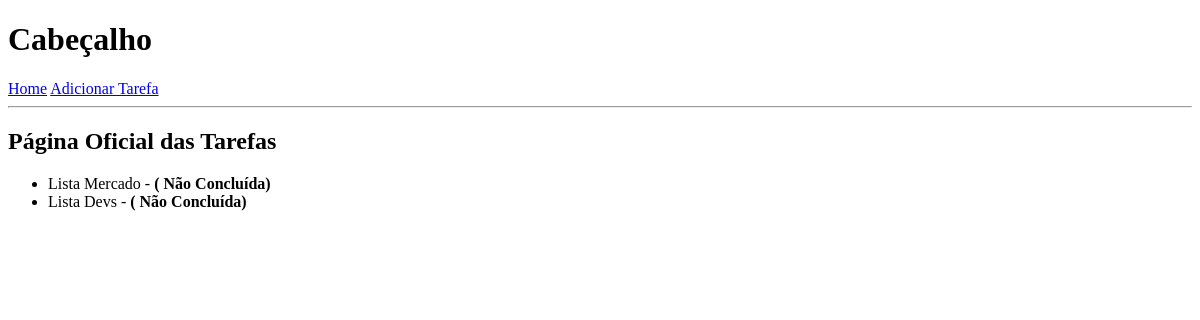
The page /tarefas/ on the database as committed earlier.
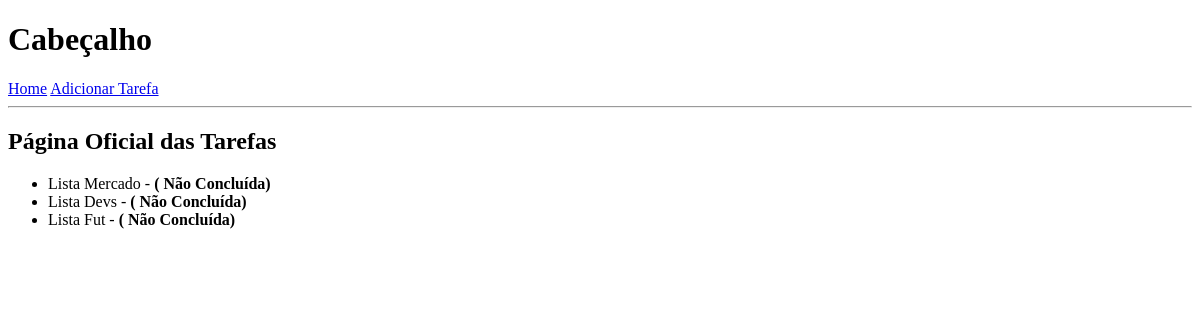
The same page on the database as committed later.
### tarefas/models.py (models this page shows, shortened)
class Tarefa(models.Model):
    titulo = models.CharField(max_length=100)
    descricao = models.TextField(blank=True)
    concluida = models.BooleanField(default=False)
    criada_em = models.DateTimeField(auto_now_add=True)

### tarefas/views.py (the view)
# urls.py: 2. Add a URL to urlpatterns:  path('', views.home, name='home')
def home(request):
    lista = Tarefa.objects.all()
    return render(request, "tarefas/home.html", { 'tarefas': lista})

### tarefas/templates/tarefas/home.html (shortened to what this page needs)
{% extends 'tarefas/base.html' %}
{% block corpo %}
<h2>Página Oficial das Tarefas</h2>
{% if tarefas %}
<ul>
    {% for tarefa in tarefas %}
    <li>
        {{ tarefa.titulo }} -
        <strong>
            {% if tarefa.concluida %}
            ( Concluída )
            {% else %}
            ( Não Concluída)
            {% endif %}
        </strong>
    </li>
    {% endfor %}
</ul>
{% else %}
<p>Nenhuma tarefa cadastrada</p>
{% endif %}
{% endblock %}

### tarefas/templates/tarefas/base.html (shortened to what this page needs)
<!DOCTYPE html>
<html lang="pt-br">
<head>
</head>
<body>
    <header>
        <h1>Cabeçalho</h1>
        <nav>
            <a href="/tarefas">Home</a>
            <a href="/tarefas/adicionar">Adicionar Tarefa</a>
        </nav>
        <hr/>
    </header>
    {% block corpo %}
    {% endblock %}
</body>
</html>

Rows that differ between the two databases and show on the page:
added Tarefa: titulo "Lista Fut", concluida "( Não Concluída)"
